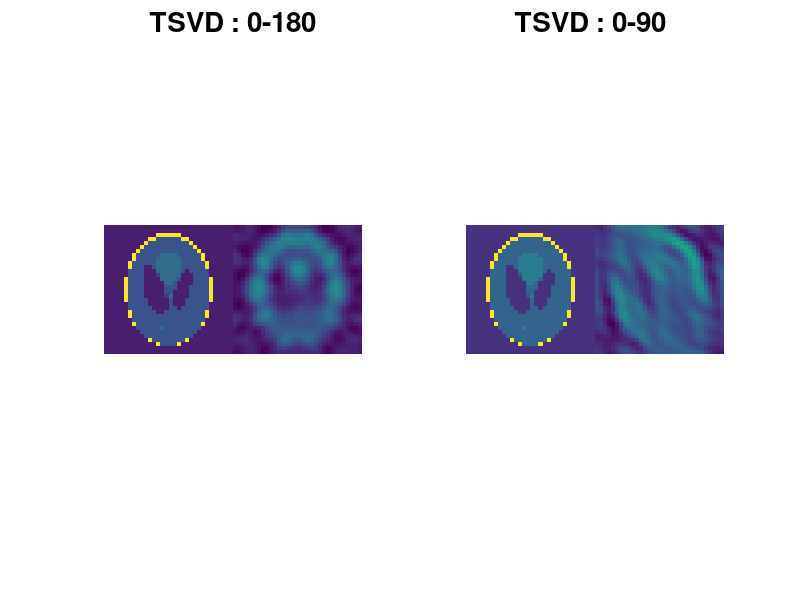
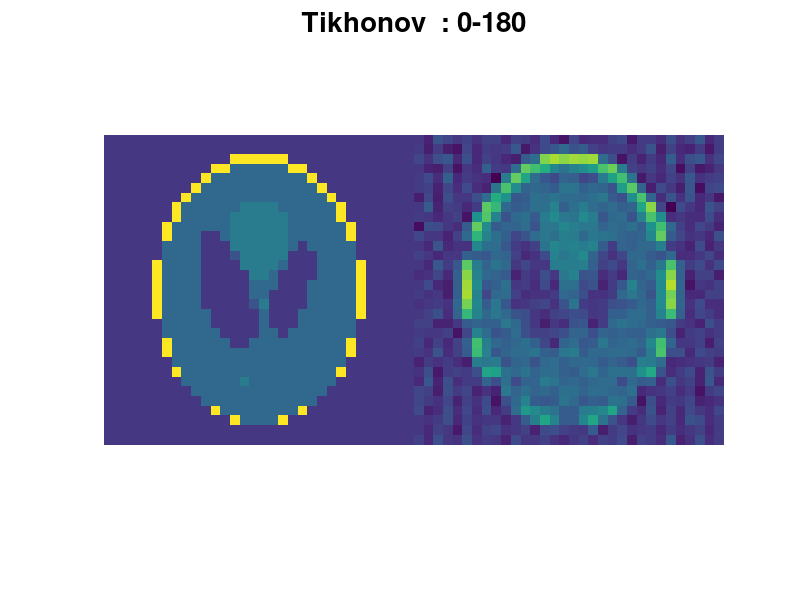
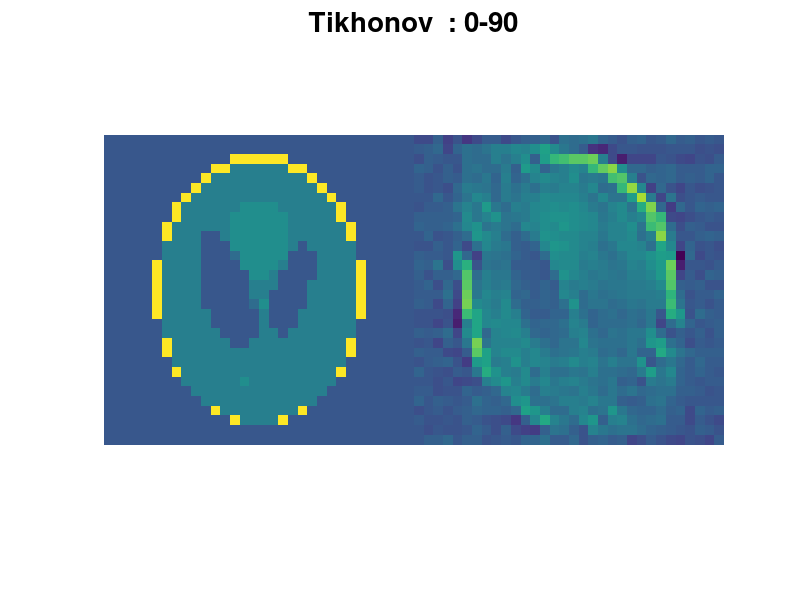

Reproduce these figures in MATLAB, in order.
clear all;close all;
% Construct a phantom of size NxN
N = 32;
ph =phantom(N);

% Choose angles
nTheta1 = 180;
nTheta2 = 90;
theta1 = [0:10:nTheta1-1];
theta2 = [0:5:nTheta2-1];

sinogram1 = radon(ph,theta1);
[srow1,scol1] = size(sinogram1);

sinogram2 = radon(ph,theta2);
[srow2,scol2] = size(sinogram2);

% Inversion by filtered back-projection. 
% FBP = iradon(sinogram1,theta1);

% Add noise to the data
g_noise1 = sinogram1(:)+0.01*max(abs(sinogram1(:)))*randn(size(sinogram1(:)));
g_noise2 = sinogram2(:)+0.01*max(abs(sinogram2(:)))*randn(size(sinogram2(:)));

%%  construct a matrix model 

% Initialize system matrix
A1 = zeros(srow1*scol1,N^2);

% Construct columns of A 
for iii = 1:N^2
    % Construct current "unit phantom"
    tmpim = zeros(N);
    tmpim(iii) = 1;
    
    % Compute sinogram
    tmpsino = radon(tmpim,theta1);
    
    % Insert the result into matrix
    A1(:,iii) = tmpsino(:);
end


% Initialize system matrix
A2 = zeros(srow1*scol1,N^2);

% Construct columns of A one by one
for iii = 1:N^2
    % Construct  "unit phantom"
    tmpim = zeros(N);
    tmpim(iii) = 1;
    
    % Compute sinogram
    tmpsino = radon(tmpim,theta2);
    
    % Insert the result into matrix
    A2(:,iii) = tmpsino(:);
end

%% Singular Value Decomposition
% A = U*D*V.'

[U1,D1,V1] = svd(A1);
svals1 = diag(D1);

[U2,D2,V2] = svd(A2);
svals2 = diag(D2);

%% Truncated SVD reconstruction

% Choose how many singular values to use
ind_alpha = 100;

% Reconstruct from data 
D_alpha1 = zeros(size(D1.'));
for jjj = 1:ind_alpha
    D_alpha1(jjj,jjj) = 1/svals1(jjj);
end
rec1_1 = V1*D_alpha1*U1.'*g_noise1;
rec1_1 = reshape(rec1_1,[N,N]);

% Reconstruct from data 
D_alpha2 = zeros(size(D2.'));
for jjj = 1:ind_alpha
    D_alpha2(jjj,jjj) = 1/svals1(jjj);
end
rec1_2 = V2*D_alpha2*U2.'*g_noise2;
rec1_2 = reshape(rec1_2,[N,N]);


figure(2)
% clf
 subplot(121)
imagesc([ph,rec1_1])
title(['TSVD : 0-180'],'fontsize',20)
axis equal
axis off
subplot(122)
imagesc([ph,rec1_2])
title(['TSVD : 0-90 '],'fontsize',20)
axis equal
axis off

%% Tikhonov regularization
% Goal is to solve the equation
%  ((A.')*A + alpha*I) f = (A.')*m

% Regularization parameter
alpha = 1;

% Compute regularized reconstruction using
% matrix inversion
rec2_1 = inv((A1'*A1 + alpha*eye(N^2)))*(A1')*g_noise1;
rec2_1 = reshape(rec2_1,[N,N]);

rec2_2 = inv((A2'*A2 + alpha*eye(N^2)))*(A2')*g_noise2;
rec2_2 = reshape(rec2_2,[N,N]);

err2_1=norm(rec2_1-ph)/norm(rec2_1);
% original&reconstruction
figure(3)
clf
imagesc([ph,rec2_1])
title(['Tikhonov  : 0-180'],'fontsize',20)
axis equal
axis off

figure(4)
clf
imagesc([ph,rec2_2])
title(['Tikhonov  : 0-90'],'fontsize',20)
axis equal
axis off






